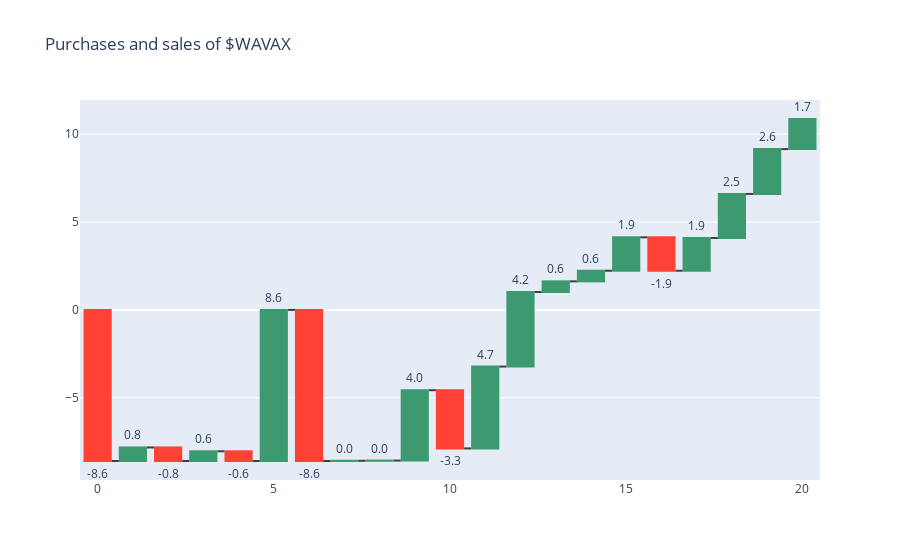

The notebook cell saved with this chart:
### Code cell
# Filter by token
token = 'WAVAX'
filt = df[df['tokenSymbol'] == token]

fig = go.Figure(go.Waterfall(
    name = token, orientation = "v",
    measure = ["relative"] * len(filt),
    x = [*range(len(filt))], # filt['timeStamp'],
    textposition = "outside",
    text = ["%0.1f" % x for x in filt['delta']],
    y = filt['delta'],
    connector = {"line":{"color":"rgb(63, 63, 63)"}},
))

fig.update_layout(
        title = f"Purchases and sales of ${token}",
)

fig.show()

### Figure 1 — Plotly figure (JSON) as saved in the notebook; plotly's stock layout.template omitted (floating-point values rounded to 4 significant figures)
{"data": [{"connector": {"line": {"color": "rgb(63, 63, 63)"}}, "measure": ["relative", "relative", "relative", "relative", "relative", "relative", "relative", "relative", "relative", "relative", "relative", "relative", "relative", "relative", "relative", "relative", "relative", "relative", "relative", "relative", "relative"], "name": "WAVAX", "orientation": "v", "text": ["-8.6", "0.8", "-0.8", "0.6", "-0.6", "8.6", "-8.6", "0.0", "0.0", "4.0", "-3.3", "4.7", "4.2", "0.6", "0.6", "1.9", "-1.9", "1.9", "2.5", "2.6", "1.7"], "textposition": "outside", "type": "waterfall", "x": [0, 1, 2, 3, 4, 5, 6, 7, 8, 9, 10, 11, 12, 13, 14, 15, 16, 17, 18, 19, 20], "y": [-8.594, 0.771, -0.771, 0.552, -0.552, 8.594, -8.594, 0.01271, 0.01359, 4, -3.311, 4.655, 4.241, 0.6051, 0.6051, 1.9, -1.9, 1.862, 2.504, 2.553, 1.71]}], "layout": {"title": {"text": "Purchases and sales of $WAVAX"}}}
